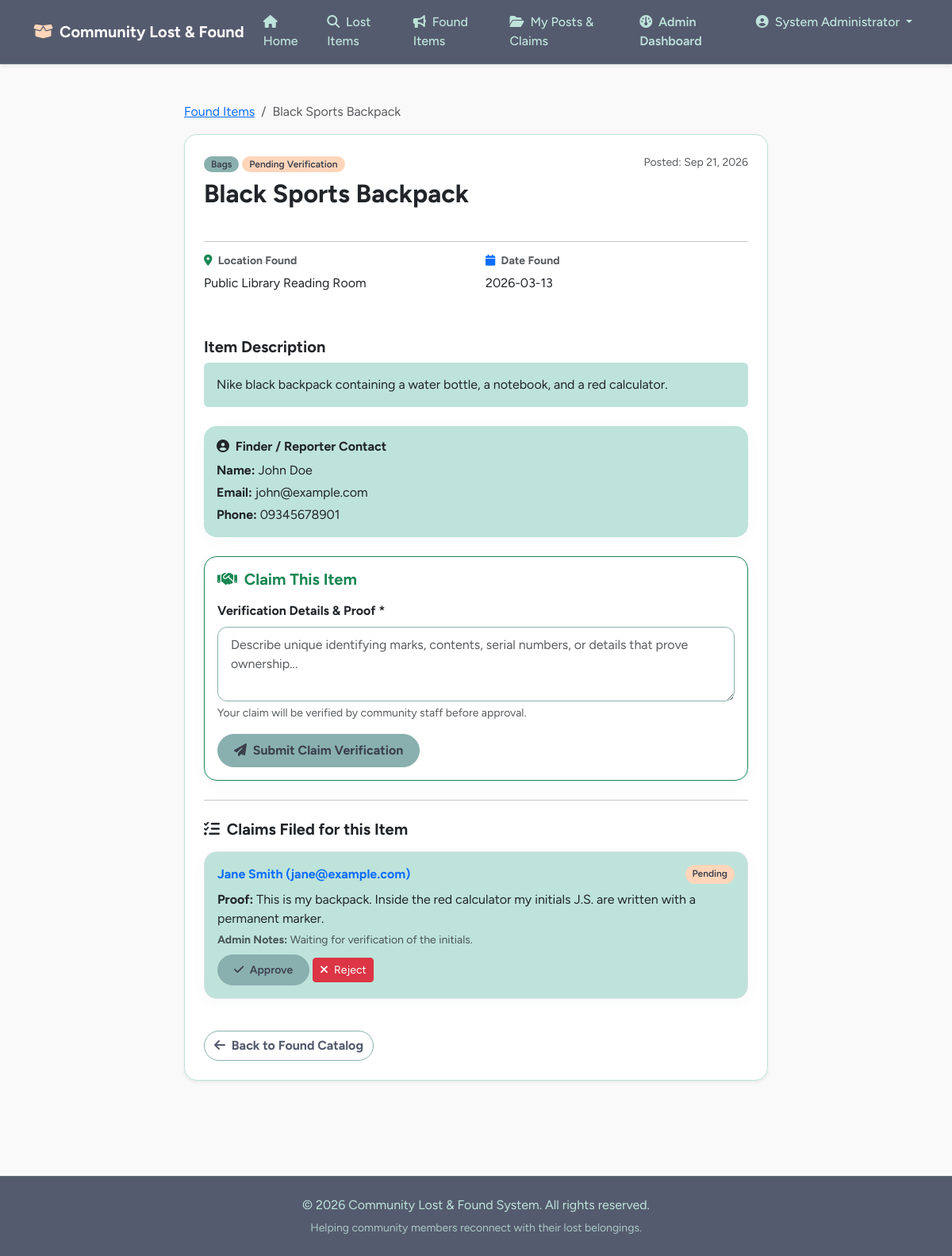
Screenshot of /found_detail.php?id=2 (signed in) with the database file from the repository.
### tables this page shows
CREATE TABLE `found_items` (
  `id` INT AUTO_INCREMENT PRIMARY KEY,
  `user_id` INT NOT NULL,
  `title` VARCHAR(150) NOT NULL,
  `category` VARCHAR(50) NOT NULL,
  `description` TEXT NOT NULL,
  `location_found` VARCHAR(150) NOT NULL,
  `date_found` DATE NOT NULL,
  `image_path` VARCHAR(255) DEFAULT NULL,
  `status` ENUM('Unclaimed', 'Pending Verification', 'Claimed') NOT NULL DEFAULT 'Unclaimed',
  `created_at` TIMESTAMP DEFAULT CURRENT_TIMESTAMP,
  CONSTRAINT `fk_found_user` FOREIGN KEY (`user_id`) REFERENCES `users` (`id`) ON DELETE CASCADE
);

CREATE TABLE `users` (
  `id` INT AUTO_INCREMENT PRIMARY KEY,
  `username` VARCHAR(50) NOT NULL UNIQUE,
  `email` VARCHAR(100) NOT NULL UNIQUE,
  `password` VARCHAR(255) NOT NULL,
  `full_name` VARCHAR(100) NOT NULL,
  `phone` VARCHAR(20) DEFAULT NULL,
  `role` ENUM('admin', 'staff', 'member') NOT NULL DEFAULT 'member',
  `created_at` TIMESTAMP DEFAULT CURRENT_TIMESTAMP
);

CREATE TABLE `claims` (
  `id` INT AUTO_INCREMENT PRIMARY KEY,
  `found_item_id` INT NOT NULL,
  `user_id` INT NOT NULL,
  `proof_description` TEXT NOT NULL,
  `status` ENUM('Pending', 'Approved', 'Rejected') NOT NULL DEFAULT 'Pending',
  `admin_notes` TEXT DEFAULT NULL,
  `created_at` TIMESTAMP DEFAULT CURRENT_TIMESTAMP,
  CONSTRAINT `fk_claim_item` FOREIGN KEY (`found_item_id`) REFERENCES `found_items` (`id`) ON DELETE CASCADE,
  CONSTRAINT `fk_claim_user` FOREIGN KEY (`user_id`) REFERENCES `users` (`id`) ON DELETE CASCADE
);

### db.php (called while the page is built, shortened)
<?php
function isLoggedIn() {
    return isset($_SESSION['user_id']);
}
function isAdminOrStaff() {
    return isset($_SESSION['role']) && ($_SESSION['role'] === 'admin' || $_SESSION['role'] === 'staff');
}

### found_detail.php (the view, shortened to what this page needs)
<?php
require_once 'db.php';
$id = intval($_GET['id'] ?? 0);
$stmt = $pdo->prepare("SELECT f.*, u.full_name, u.email, u.phone FROM found_items f JOIN users u ON f.user_id = u.id WHERE f.id = ?");
$stmt->execute([$id]);
$item = $stmt->fetch();
$claims = [];
if (isLoggedIn() && (isAdminOrStaff() || $_SESSION['user_id'] == $item['user_id'])) {
    $stmtClaims = $pdo->prepare("SELECT c.*, u.full_name, u.email, u.phone FROM claims c JOIN users u ON c.user_id = u.id WHERE c.found_item_id = ?");
    $stmtClaims->execute([$id]);
    $claims = $stmtClaims->fetchAll();
}
include 'header.php';
?>
<div class="container my-5">
    <div class="row justify-content-center">
        <div class="col-md-8">
            <nav aria-label="breadcrumb" class="mb-3">
                <ol class="breadcrumb">
                    <li class="breadcrumb-item"><a href="found_items.php">Found Items</a></li>
                    <li class="breadcrumb-item active" aria-current="page"><?php echo htmlspecialchars($item['title']); ?></li>
                </ol>
            </nav>
            <div class="card shadow-sm p-4 mb-4">
                <div class="d-flex justify-content-between align-items-start mb-3">
                    <div>
                        <span class="badge bg-success mb-2"><?php echo htmlspecialchars($item['category']); ?></span>
                        <span class="badge bg-<?php echo $item['status'] === 'Unclaimed' ? 'primary' : ($item['status'] === 'Pending Verification' ? 'warning text-dark' : 'secondary'); ?> mb-2"><?php echo htmlspecialchars($item['status']); ?></span>
                        <h2 class="fw-bold"><?php echo htmlspecialchars($item['title']); ?></h2>
                    </div>
                    <span class="text-muted small">Posted: <?php echo date('M d, Y', strtotime($item['created_at'])); ?></span>
                </div>
                <hr>
                <div class="row mb-4">
                    <div class="col-md-6 mb-3">
                        <h6 class="text-muted fw-bold small uppercase"><i class="fa-solid fa-map-marker-alt text-success me-1"></i> Location Found</h6>
                        <p class="fs-6"><?php echo htmlspecialchars($item['location_found']); ?></p>
                    </div>
                    <div class="col-md-6 mb-3">
                        <h6 class="text-muted fw-bold small uppercase"><i class="fa-solid fa-calendar text-primary me-1"></i> Date Found</h6>
                        <p class="fs-6"><?php echo htmlspecialchars($item['date_found']); ?></p>
                    </div>
                </div>
                <div class="mb-4">
                    <h5 class="fw-bold mb-2">Item Description</h5>
                    <div class="p-3 bg-light rounded">
                        <p class="mb-0"><?php echo nl2br(htmlspecialchars($item['description'])); ?></p>
                    </div>
                </div>
                <div class="card bg-light border-0 p-3 mb-4">
                    <h6 class="fw-bold mb-2"><i class="fa-solid fa-user-circle me-1"></i> Finder / Reporter Contact</h6>
                    <p class="mb-1"><strong>Name:</strong> <?php echo htmlspecialchars($item['full_name']); ?></p>
                    <p class="mb-1"><strong>Email:</strong> <?php echo htmlspecialchars($item['email']); ?></p>
                    <p class="mb-0"><strong>Phone:</strong> <?php echo htmlspecialchars($item['phone'] ?? 'Not provided'); ?></p>
                </div>
                <?php if ($item['status'] === 'Claimed'): ?>
                    <div class="alert alert-secondary text-center">
                        <i class="fa-solid fa-lock me-1"></i> This item has already been successfully claimed and returned.
                    </div>
                <?php elseif (!isLoggedIn()): ?>
                    <div class="alert alert-warning text-center">
                        <i class="fa-solid fa-info-circle me-1"></i> Please <a href="login.php" class="fw-bold">Login</a> to file a claim for this found item.
                    </div>
                <?php else: ?>
                    <div class="card border-success p-3">
                        <h5 class="fw-bold text-success mb-3"><i class="fa-solid fa-handshake me-1"></i> Claim This Item</h5>
                        <form method="POST" action="found_detail.php?id=<?php echo $item['id']; ?>">
                            <div class="mb-3">
                                <label for="proof_description" class="form-label fw-bold">Verification Details & Proof *</label>
                                <textarea class="form-control" id="proof_description" name="proof_description" rows="3" required placeholder="Describe unique identifying marks, contents, serial numbers, or details that prove ownership..."></textarea>
                                <div class="form-text">Your claim will be verified by community staff before approval.</div>
                            </div>
                            <button type="submit" class="btn btn-success fw-bold"><i class="fa-solid fa-paper-plane me-1"></i> Submit Claim Verification</button>
                        </form>
                    </div>
                <?php endif; ?>
                <?php if (!empty($claims)): ?>
                    <hr class="my-4">
                    <h5 class="fw-bold mb-3"><i class="fa-solid fa-list-check me-1"></i> Claims Filed for this Item</h5>
                    <?php foreach ($claims as $claim): ?>
                        <div class="card bg-light border p-3 mb-3">
                            <div class="d-flex justify-content-between mb-2">
                                <strong class="text-primary"><?php echo htmlspecialchars($claim['full_name']); ?> (<?php echo htmlspecialchars($claim['email']); ?>)</strong>
                                <span class="badge bg-<?php echo $claim['status'] === 'Approved' ? 'success' : ($claim['status'] === 'Rejected' ? 'danger' : 'warning text-dark'); ?>"><?php echo htmlspecialchars($claim['status']); ?></span>
                            </div>
                            <p class="mb-1"><strong>Proof:</strong> <?php echo nl2br(htmlspecialchars($claim['proof_description'])); ?></p>
                            <?php if (!empty($claim['admin_notes'])): ?>
                                <p class="mb-0 text-muted small"><strong>Admin Notes:</strong> <?php echo htmlspecialchars($claim['admin_notes']); ?></p>
                            <?php endif; ?>
                            <?php if (isAdminOrStaff()): ?>
                                <div class="mt-2">
                                    <a href="admin/manage_claims.php?action=approve&id=<?php echo $claim['id']; ?>" class="btn btn-success btn-sm"><i class="fa-solid fa-check me-1"></i> Approve</a>
                                    <a href="admin/manage_claims.php?action=reject&id=<?php echo $claim['id']; ?>" class="btn btn-danger btn-sm"><i class="fa-solid fa-times me-1"></i> Reject</a>
                                </div>
                            <?php endif; ?>
                        </div>
                    <?php endforeach; ?>
                <?php endif; ?>
                <div class="mt-4">
                    <a href="found_items.php" class="btn btn-outline-secondary fw-bold"><i class="fa-solid fa-arrow-left me-1"></i> Back to Found Catalog</a>
                </div>
            </div>
        </div>
    </div>
</div>
<?php include 'footer.php'; ?>

### header.php (style rules this page uses)
:root { --blue-slate: #555b6eff; --muted-teal: #89b0aeff; --frozen-water: #bee3dbff; --bright-snow: #faf9f9ff; --peach-fuzz: #ffd6baff; --ink: #3b3f4d; }
body { background-color: var(--bright-snow); color: var(--blue-slate); font-family: 'Figtree', system-ui, -apple-system, 'Segoe UI', sans-serif; display: flex; flex-direction: column; min-height: 100vh; }
.btn-success { background-color: var(--muted-teal); border-color: var(--muted-teal); color: var(--ink); font-weight: 600; border-radius: 999px; padding: .5rem 1.25rem; transition: background-color .15s, border-color .15s; }
.btn-outline-secondary, .btn-outline-success { border-color: var(--muted-teal); color: var(--blue-slate); font-weight: 600; border-radius: 999px; }
.card { border: 1px solid var(--frozen-water); border-radius: 16px; background-color: #ffffff; box-shadow: 0 4px 20px rgba(85, 91, 110, 0.04); transition: transform 0.2s ease, box-shadow 0.2s ease; }
.bg-light { background-color: var(--frozen-water) !important; border-radius: 16px; }
.badge { font-weight: 600; padding: .35em .75em; border-radius: 999px; }
.bg-success { background-color: var(--muted-teal) !important; color: var(--ink); }
.bg-warning { background-color: var(--peach-fuzz) !important; color: var(--ink) !important; }
.form-control, .form-select { border-radius: 12px; border: 1px solid var(--muted-teal); padding: .65rem 1rem; background-color: #fff; color: var(--ink); }
.form-control { border-radius: 12px; }

### rows the page displays
found_items: title "Black Sports Backpack", category "Bags", status "Pending Verification", created_at "Sep 21, 2026", location_found "Public Library Reading Room", date_found "2026-03-13", description "Nike black backpack containing a water bottle, a notebook, and a red calculator.", user.full_name "John Doe", user.email "john@example.com", user.phone "09345678901"
claims: user.full_name "Jane Smith", user.email "jane@example.com", status "Pending", proof_description "This is my backpack. Inside the red calculator my initials J.S. are written with a permanent marker.", admin_notes "Waiting for verification of the initials."

### other values shown
$_SESSION['full_name'] "System Administrator"
